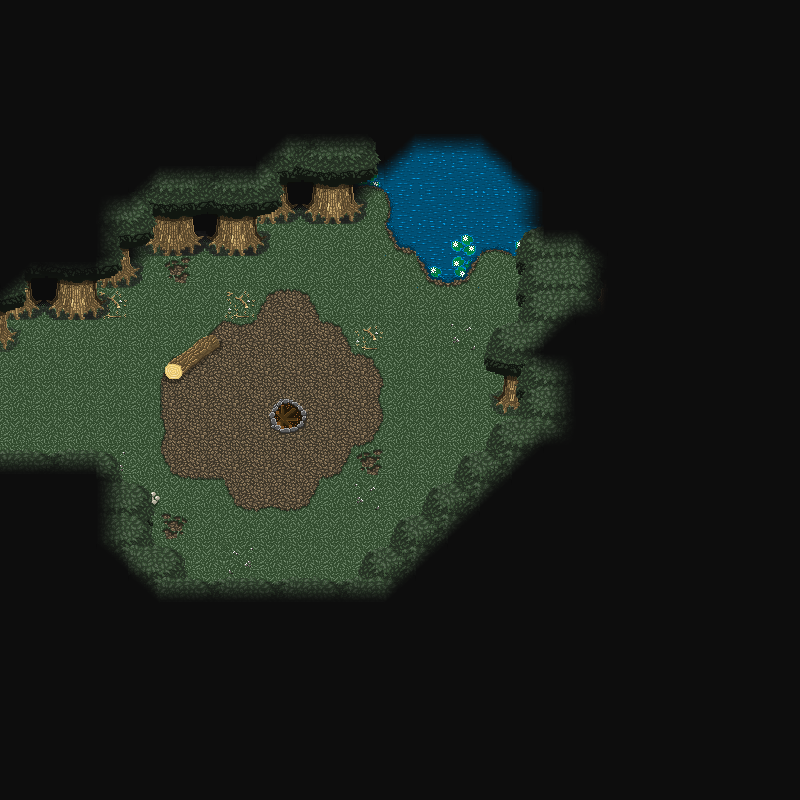

A 2D game scene composited from a Tiled map and its tileset images. What follows is a short description and the map's XML, with each tile layer's data collapsed to a summary:
An orthogonal 25x25 tile map with 32x32 px tiles, 8 tile layers (background, background2, object, object2, ...), 2 tilesets and 106 objects (14x animation, 3x level_change, player_spawn, light_source).

<map version="1.0" orientation="orthogonal" width="25" height="25" tilewidth="32" tileheight="32">
 <properties>
  <property name="natural_light" value="True" />
 </properties>
 <tileset firstgid="1" name="gideon_tower_outside_camp" tilewidth="32" tileheight="32">
  <image source="../Textures/Tilesets/gideon_tower_outside_camp.png" width="256" height="1280" />
 </tileset>
 <tileset firstgid="321" name="scriptingTiles" tilewidth="32" tileheight="32">
  <image source="../Textures/Tilesets/scriptingTiles.png" width="256" height="120" />
  <tile id="0">
   <properties>
    <property name="alpha" value="" />
    <property name="blue" value="" />
    <property name="green" value="" />
    <property name="red" value="" />
   </properties>
  </tile>
 </tileset>
 <layer name="background" width="25" height="25">
  <data>[625 cells, 625 non-empty, 6 distinct tile ids]</data>
 </layer>
 <layer name="background2" width="25" height="25">
  <data>[625 cells, 37 non-empty, 15 distinct tile ids]</data>
 </layer>
 <layer name="object" width="25" height="25">
  <data>[625 cells, 79 non-empty, 24 distinct tile ids]</data>
 </layer>
 <layer name="object2" width="25" height="25">
  <data>[625 cells, 26 non-empty, 13 distinct tile ids]</data>
 </layer>
 <layer name="shadow" width="25" height="25">
  <data>[625 cells, 7 non-empty, 7 distinct tile ids]</data>
 </layer>
 <layer name="roof" width="25" height="25">
  <data>[625 cells, 84 non-empty, 16 distinct tile ids]</data>
 </layer>
 <layer name="roof2" width="25" height="25">
  <data>[625 cells, 38 non-empty, 9 distinct tile ids]</data>
 </layer>
 <layer name="roof-shadow" width="25" height="25">
  <data>[625 cells, 465 non-empty, 6 distinct tile ids]</data>
 </layer>
 <objectgroup name="triggers">
  <object name="lv6" type="level_change" gid="323" x="0" y="448">
   <properties>
    <property name="coresponding" value="lv5" />
    <property name="direction" value="west" />
    <property name="map" value="gideon_tower_outside" />
   </properties>
  </object>
  <object name="lv4" type="level_change" gid="323" x="0" y="416">
   <properties>
    <property name="coresponding" value="lv3" />
    <property name="direction" value="west" />
    <property name="map" value="gideon_tower_outside" />
   </properties>
  </object>
  <object name="lv2" type="level_change" gid="323" x="0" y="384">
   <properties>
    <property name="coresponding" value="lv1" />
    <property name="direction" value="west" />
    <property name="map" value="gideon_tower_outside" />
   </properties>
  </object>
  <object name="Baldric" type="player_spawn" gid="324" x="32" y="416">
   <properties>
    <property name="val1" value="val2" />
   </properties>
  </object>
  <object name="af1" type="animation" gid="334" x="384" y="256">
   <properties>
    <property name="file" value="fisherman.png" />
    <property name="frame_size" value="47" />
    <property name="frame_time" value="0.2" />
    <property name="layer" value="object" />
   </properties>
  </object>
  <object name="set234" type="animation" gid="334" x="416" y="224">
   <properties>
    <property name="file" value="water1.png" />
    <property name="frame_size" value="32" />
    <property name="frame_time" value="0.2" />
    <property name="layer" value="background" />
   </properties>
  </object>
  <object name="set2342" type="animation" gid="334" x="416" y="192">
   <properties>
    <property name="file" value="water1.png" />
    <property name="frame_size" value="32" />
    <property name="frame_time" value="0.3" />
    <property name="layer" value="background" />
   </properties>
  </object>
  <object name="set234s" type="animation" gid="334" x="448" y="224">
   <properties>
    <property name="file" value="water1.png" />
    <property name="frame_size" value="32" />
    <property name="frame_time" value="0.3" />
    <property name="layer" value="background" />
   </properties>
  </object>
  <object name="set234f" type="animation" gid="334" x="480" y="224">
   <properties>
    <property name="file" value="water1.png" />
    <property name="frame_size" value="32" />
    <property name="frame_time" value="0.3" />
    <property name="layer" value="background" />
   </properties>
  </object>
  <object name="set234fd" type="animation" gid="334" x="416" y="256">
   <properties>
    <property name="file" value="water1.png" />
    <property name="frame_size" value="32" />
    <property name="frame_time" value="0.2" />
    <property name="layer" value="background" />
   </properties>
  </object>
  <object name="set234sgs" type="animation" gid="334" x="480" y="256">
   <properties>
    <property name="file" value="water1.png" />
    <property name="frame_size" value="32" />
    <property name="frame_time" value="0.3" />
    <property name="layer" value="background" />
   </properties>
  </object>
  <object name="set234sas" type="animation" gid="334" x="384" y="224">
   <properties>
    <property name="file" value="water1.png" />
    <property name="frame_size" value="32" />
    <property name="frame_time" value="0.3" />
    <property name="layer" value="background" />
   </properties>
  </object>
  <object name="set234s124" type="animation" gid="334" x="448" y="192">
   <properties>
    <property name="file" value="water1.png" />
    <property name="frame_size" value="32" />
    <property name="frame_time" value="0.3" />
    <property name="layer" value="background" />
   </properties>
  </object>
  <object name="set234s23" type="animation" gid="334" x="384" y="192">
   <properties>
    <property name="file" value="water1.png" />
    <property name="frame_size" value="32" />
    <property name="frame_time" value="0.3" />
    <property name="layer" value="background" />
   </properties>
  </object>
  <object name="set234sht3" type="animation" gid="334" x="480" y="192">
   <properties>
    <property name="file" value="water1.png" />
    <property name="frame_size" value="32" />
    <property name="frame_time" value="0.3" />
    <property name="layer" value="background" />
   </properties>
  </object>
  <object name="set234slol" type="animation" gid="334" x="416" y="160">
   <properties>
    <property name="file" value="water1.png" />
    <property name="frame_size" value="32" />
    <property name="frame_time" value="0.3" />
    <property name="layer" value="background" />
   </properties>
  </object>
  <object name="set234slolo" type="animation" gid="334" x="448" y="160">
   <properties>
    <property name="file" value="water1.png" />
    <property name="frame_size" value="32" />
    <property name="frame_time" value="0.3" />
    <property name="layer" value="background" />
   </properties>
  </object>
  <object name="fireplaceanim" type="animation" gid="334" x="256" y="416">
   <properties>
    <property name="file" value="fireplace.png" />
    <property name="frame_size" value="64" />
    <property name="frame_time" value="0.1" />
    <property name="layer" value="roof" />
   </properties>
  </object>
  <object name="camplight" type="light_source" gid="321" x="256" y="416">
   <properties>
    <property name="alpha" value="255" />
    <property name="blue" value="0" />
    <property name="flicker_radius" value="10" />
    <property name="flicker_speed" value="60" />
    <property name="flickering" value="True" />
    <property name="green" value="174" />
    <property name="radius" value="200" />
    <property name="red" value="255" />
   </properties>
  </object>
 </objectgroup>
 <objectgroup name="collision" visible="0">
  <object gid="331" x="352" y="224" />
  <object gid="331" x="320" y="224" />
  <object gid="331" x="288" y="224" />
  <object gid="331" x="256" y="224" />
  <object gid="331" x="224" y="224" />
  <object gid="331" x="224" y="256" />
  <object gid="331" x="192" y="256" />
  <object gid="331" x="192" y="256" />
  </objectgroup>
</map>
<!-- 79 of 106 objects omitted -->